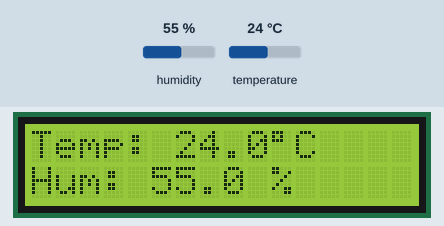
Simulated run of this sketch. Board: Arduino Uno, built with avr-gcc and run on an emulated ATmega328P. On the bench: 16×2 character LCD. The test bench sets the inputs (shaded band); at power-on: humidity 55 %, temperature 24 °C.

Above: at 2.7 s.
2.8 s: humidity set to 22 %
At 4.3 s:
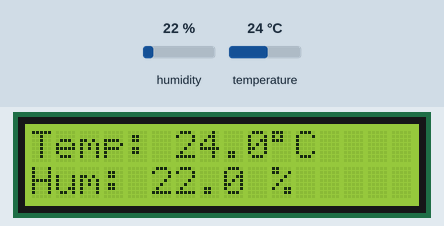
5.5 s: temperature set to 12 °C
At 6.4 s:
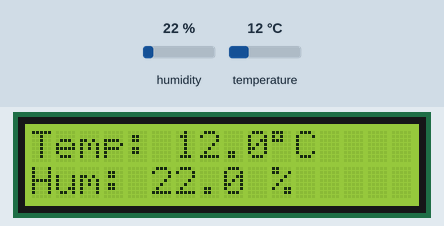
8.2 s: humidity set to 40 %
At 10.7 s:
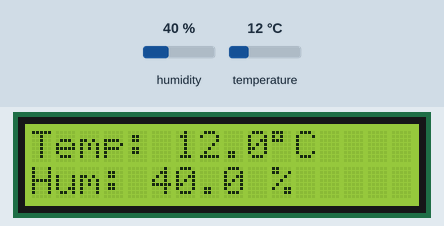
11.3 s: temperature set to 19 °C
At 12.8 s:
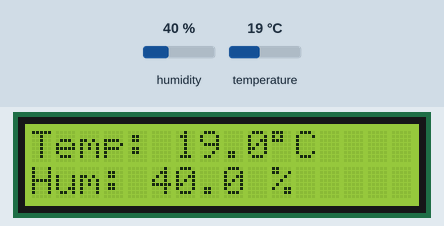
Timing chart, 0 to 14.3 s (numbered marks = the images above; inputs shaded):
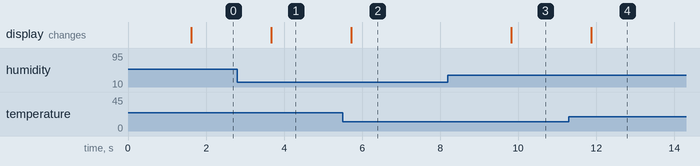

The sketch:

02-dht11-lcd.ino
```cpp
// Source: TP4, section 6.2 (DHT11 + I2C LCD) - ISET Mahdia
#include <Wire.h>
#include <LiquidCrystal_I2C.h>
#include <DHT.h>

#define DHTPIN 2
#define DHTTYPE DHT11

DHT dht(DHTPIN, DHTTYPE);
LiquidCrystal_I2C lcd(0x27, 16, 2);   // Essayez 0x3F si nécessaire

void setup() {
  lcd.init();
  lcd.backlight();
  dht.begin();
  lcd.setCursor(0, 0);
  lcd.print("Station Meteo");
  delay(1500);
}

void loop() {
  float h = dht.readHumidity();
  float t = dht.readTemperature();

  if (isnan(h) || isnan(t)) {
    lcd.clear();
    lcd.print("Erreur DHT11");
    delay(2000);
    return;
  }

  lcd.clear();
  lcd.setCursor(0, 0);
  lcd.print("Temp: ");
  lcd.print(t, 1);
  lcd.print((char)223);
  lcd.print("C");

  lcd.setCursor(0, 1);
  lcd.print("Hum: ");
  lcd.print(h, 1);
  lcd.print(" %");

  delay(2000);
}
```

Measured:
- after the input at 2.8 s, the display: changes after 0.88 s (image 1)
- after the input at 5.5 s, the display: changes after 0.23 s (image 2)
- after the input at 8.2 s, the display: changes after 1.6 s (image 3)
- after the input at 11.3 s, the display: changes after 0.57 s (image 4)
